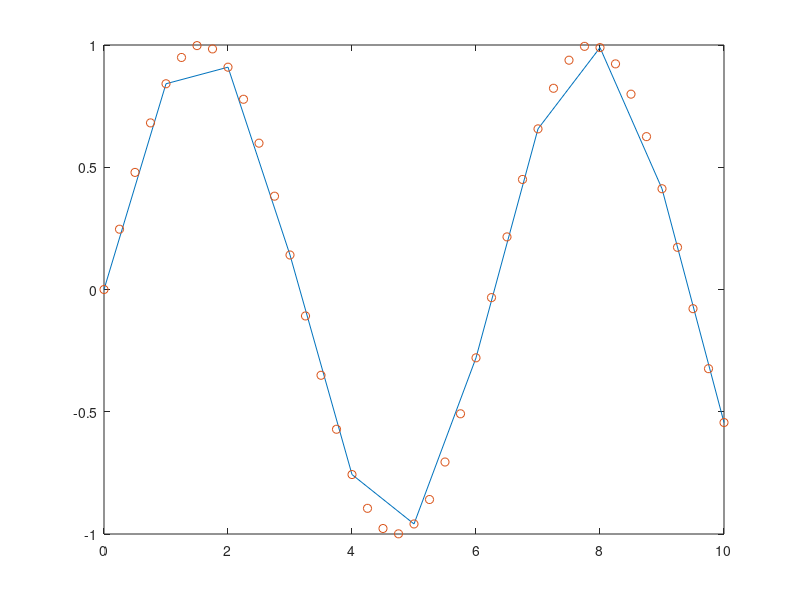

MATLAB code to generate this figure:
clc;
clear all;
close all;

dataX=[0:10];
dataY=sin(dataX);
x=[0:0.25:10];

for k=1:length(x)
s=0;
for i=1: length(dataX)
co=1;
for j=1:length(dataX)

    if i~=j
        co=co*(x(k)-dataX(j))/(dataX(i)-dataX(j));
    end
end
    s=s+co*dataY(i);
end
y(k)=s;
end

plot(dataX,dataY);
hold on
plot(x,y,'o');